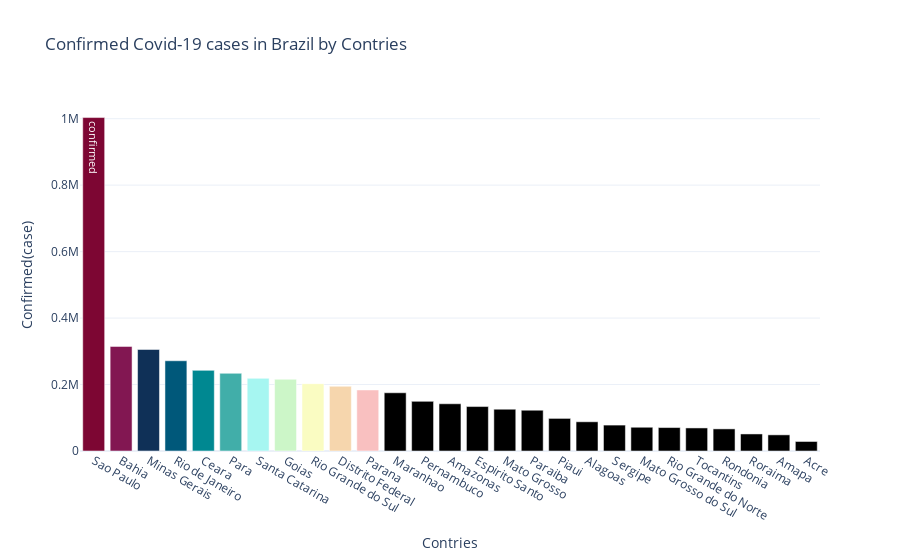

Notebook code for this chart:
### Code cell
#สร้างกราฟแสดงยอดผู้ติดเชื้อในแต่ละเมืองของบราซิล
#ซึ่งทำการโฟกัส10อันดับแรกด้วยการใส่สี 

fig = go.Figure(data=[go.Bar(
            x=Data_BZ_state['province'], y=Data_BZ_state['confirmed'],
            text=['confirmed'],
            textposition='auto',
            marker_color=['#7d0633','#821752','#0f3057','#00587a','#008891','#41aea9','#a6f6f1','#ccf6c8','#fafcc2','#f6d6ad','#f9c0c0'],

        )])
fig.update_layout(
    title='Confirmed Covid-19 cases in Brazil by Contries',
    xaxis_title="Contries",
    yaxis_title="Confirmed(case)",
    template='plotly_white'
)
fig.show()

### Figure 1 — Plotly figure (JSON) as saved in the notebook; plotly's stock layout.template omitted (floating-point values rounded to 4 significant figures)
{"data": [{"marker": {"color": ["#7d0633", "#821752", "#0f3057", "#00587a", "#008891", "#41aea9", "#a6f6f1", "#ccf6c8", "#fafcc2", "#f6d6ad", "#f9c0c0"]}, "text": ["confirmed"], "textposition": "auto", "type": "bar", "x": ["Sao Paulo", "Bahia", "Minas Gerais", "Rio de Janeiro", "Ceara", "Para", "Santa Catarina", "Goias", "Rio Grande do Sul", "Distrito Federal", "Parana", "Maranhao", "Pernambuco", "Amazonas", "Espirito Santo", "Mato Grosso", "Paraiba", "Piaui", "Alagoas", "Sergipe", "Mato Grosso do Sul", "Rio Grande do Norte", "Tocantins", "Rondonia", "Roraima", "Amapa", "Acre"], "y": [1003429, 314711, 305527, 271575, 242669, 233802, 218633, 215938, 202587, 194783, 183715, 175218, 149349, 142137, 133744, 125732, 122681, 98108, 87928, 78002, 71476, 70553, 69398, 66576, 51298, 48602, 28662]}], "layout": {"title": {"text": "Confirmed Covid-19 cases in Brazil by Contries"}, "xaxis": {"title": {"text": "Contries"}}, "yaxis": {"title": {"text": "Confirmed(case)"}}}}
